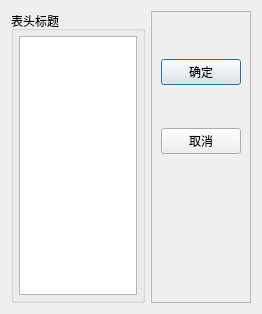
<?xml version="1.0" encoding="UTF-8"?>
<ui version="4.0">
 <class>DialogSetHeaders</class>
 <widget class="QDialog" name="DialogSetHeaders">
  <property name="geometry">
   <rect>
    <x>0</x>
    <y>0</y>
    <width>262</width>
    <height>314</height>
   </rect>
  </property>
  <property name="windowTitle">
   <string>Dialog</string>
  </property>
  <layout class="QGridLayout" name="gridLayout">
   <item row="0" column="0">
    <layout class="QHBoxLayout" name="horizontalLayout">
     <item>
      <widget class="QGroupBox" name="groupBox">
       <property name="title">
        <string>表头标题</string>
       </property>
       <layout class="QVBoxLayout" name="verticalLayout">
        <property name="spacing">
         <number>4</number>
        </property>
        <property name="leftMargin">
         <number>5</number>
        </property>
        <property name="topMargin">
         <number>5</number>
        </property>
        <property name="rightMargin">
         <number>5</number>
        </property>
        <property name="bottomMargin">
         <number>5</number>
        </property>
        <item>
         <widget class="QListView" name="listView"/>
        </item>
       </layout>
      </widget>
     </item>
     <item>
      <widget class="QFrame" name="frame">
       <property name="frameShape">
        <enum>QFrame::StyledPanel</enum>
       </property>
       <property name="frameShadow">
        <enum>QFrame::Raised</enum>
       </property>
       <layout class="QVBoxLayout" name="verticalLayout_2">
        <item>
         <spacer name="verticalSpacer_4">
          <property name="orientation">
           <enum>Qt::Vertical</enum>
          </property>
          <property name="sizeHint" stdset="0">
           <size>
            <width>20</width>
            <height>40</height>
           </size>
          </property>
         </spacer>
        </item>
        <item>
         <widget class="QPushButton" name="btnOK">
          <property name="text">
           <string>确定</string>
          </property>
          <property name="icon">
           <iconset resource="../../../Course/chap06Forms/samp6_2CustomDialogs/res.qrc">
            <normaloff>:/images/images/704.bmp</normaloff>:/images/images/704.bmp</iconset>
          </property>
         </widget>
        </item>
        <item>
         <spacer name="verticalSpacer_2">
          <property name="orientation">
           <enum>Qt::Vertical</enum>
          </property>
          <property name="sizeHint" stdset="0">
           <size>
            <width>20</width>
            <height>40</height>
           </size>
          </property>
         </spacer>
        </item>
        <item>
         <widget class="QPushButton" name="btnCancel">
          <property name="text">
           <string>取消</string>
          </property>
          <property name="icon">
           <iconset resource="../../../Course/chap06Forms/samp6_2CustomDialogs/res.qrc">
            <normaloff>:/images/images/706.bmp</normaloff>:/images/images/706.bmp</iconset>
          </property>
         </widget>
        </item>
        <item>
         <spacer name="verticalSpacer">
          <property name="orientation">
           <enum>Qt::Vertical</enum>
          </property>
          <property name="sizeHint" stdset="0">
           <size>
            <width>20</width>
            <height>28</height>
           </size>
          </property>
         </spacer>
        </item>
        <item>
         <spacer name="verticalSpacer_6">
          <property name="orientation">
           <enum>Qt::Vertical</enum>
          </property>
          <property name="sizeHint" stdset="0">
           <size>
            <width>20</width>
            <height>40</height>
           </size>
          </property>
         </spacer>
        </item>
        <item>
         <spacer name="verticalSpacer_5">
          <property name="orientation">
           <enum>Qt::Vertical</enum>
          </property>
          <property name="sizeHint" stdset="0">
           <size>
            <width>20</width>
            <height>40</height>
           </size>
          </property>
         </spacer>
        </item>
        <item>
         <spacer name="verticalSpacer_3">
          <property name="orientation">
           <enum>Qt::Vertical</enum>
          </property>
          <property name="sizeHint" stdset="0">
           <size>
            <width>20</width>
            <height>40</height>
           </size>
          </property>
         </spacer>
        </item>
       </layout>
      </widget>
     </item>
    </layout>
   </item>
  </layout>
 </widget>
 <resources>
  <include location="../../../Course/chap06Forms/samp6_2CustomDialogs/res.qrc"/>
 </resources>
 <connections/>
</ui>
